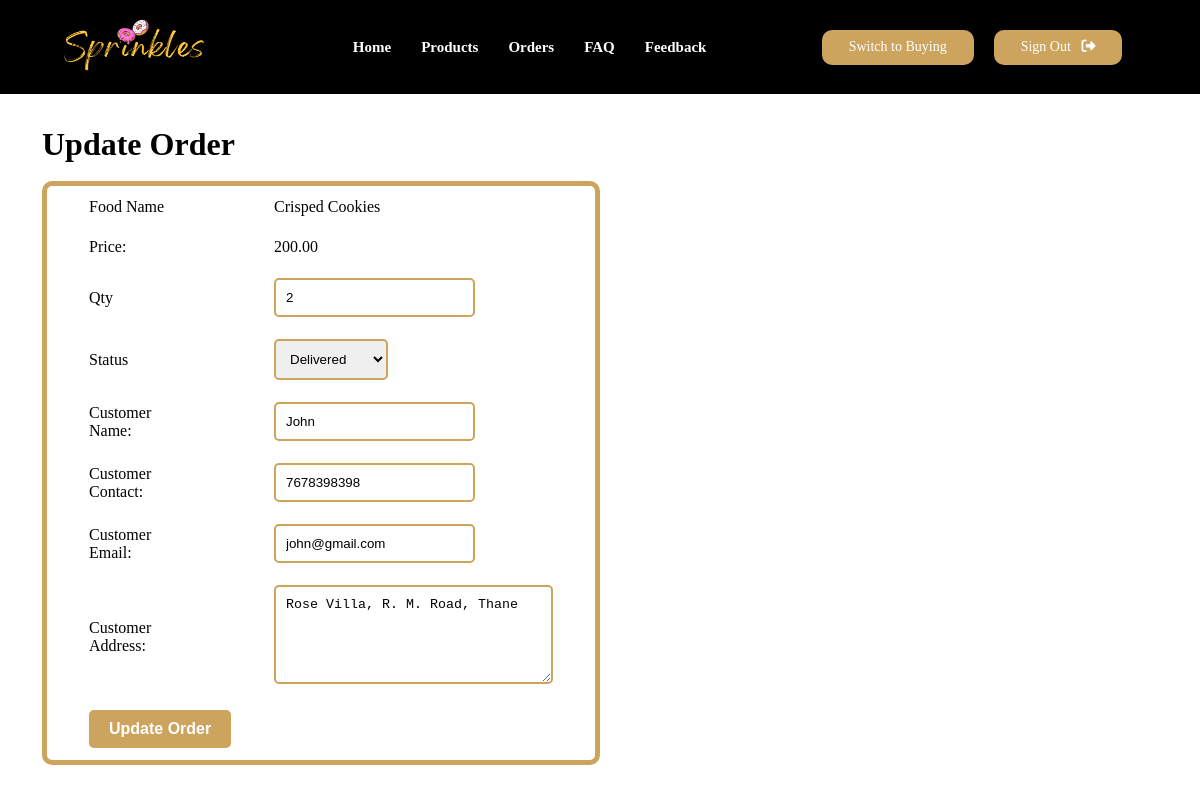
Page /Supplier/update-order.php?id=23 (signed in) on the committed database.
### tables this page shows
CREATE TABLE `tbl_order` (
  `id` int(10) UNSIGNED NOT NULL,
  `food` varchar(150) NOT NULL,
  `price` decimal(10,2) NOT NULL,
  `qty` int(11) NOT NULL,
  `total` decimal(10,2) NOT NULL,
  `order_date` datetime NOT NULL,
  `status` varchar(50) NOT NULL,
  `customer_name` varchar(150) NOT NULL,
  `customer_contact` varchar(150) NOT NULL,
  `customer_email` varchar(50) NOT NULL,
  `customer_address` varchar(255) NOT NULL,
  `supplier_username` varchar(50) DEFAULT NULL,
  `supplier_location` varchar(50) DEFAULT NULL
);

### Supplier/update-order.php (the view, shortened to what this page needs)
<?php include('partials/menuu.php');?>
<div class="main-content">
    <div class="wrapper">
        <h1>Update Order</h1><br>
        <?php
            if(isset($_GET['id']))
            {
                $id = $_GET['id'];
                $sql = "SELECT * FROM tbl_order WHERE id=$id";
                $res = mysqli_query($conn, $sql);
                $count = mysqli_num_rows($res);
                if($count==1)
                {
                    $row = mysqli_fetch_assoc($res);
                    $food = $row['food'];
                    $price = $row['price'];
                    $qty = $row['qty'];
                    $status = $row['status'];
                    $customer_name = $row['customer_name'];
                    $customer_contact = $row['customer_contact'];
                    $customer_email = $row['customer_email'];
                    $customer_address = $row['customer_address'];
                }
                else
                {
                    header('location:'.SITEURL.'admin/manage-order.php');
                }
            }
            else
            {
                header('location:'.SITEURL.'admin/manage-order.php');
            }
        ?>
        <form action="" method="POST">
            <table class="tbl-50">
                <tr>
                    <td>Food Name</td>
                    <td><?php echo $food; ?></td>
                </tr>
                <tr>
                    <td>Price: </td>
                    <td><?php echo $price; ?></td>
                </tr>
                <tr>
                    <td>Qty</td>
                    <td>
                        <input type="number" name="qty" value="<?php echo $qty; ?>">
                    </td>
                </tr>
                <tr>
                    <td>Status</td>
                    <td>
                        <select name="status">
                            <option <?php if($status=="Delivered"){ echo "selected";} ?> value="Delivered">Delivered</option>
                        </select>
                    </td>
                </tr>
                <tr>
                    <td>Customer Name: </td>
                    <td>
                        <input type="text" name="customer_name" value="<?php echo $customer_name; ?>">
                    </td>
                </tr>
                <tr>
                    <td>Customer Contact: </td>
                    <td>
                        <input type="text" name="customer_contact" value="<?php echo $customer_contact; ?>">
                    </td>
                </tr>
                <tr>
                    <td>Customer Email: </td>
                    <td>
                        <input type="text" name="customer_email" value="<?php echo $customer_email; ?>">
                    </td>
                </tr>
                <tr>
                    <td>Customer Address: </td>
                    <td>
                        <textarea name="customer_address" cols="30" rows="5"><?php echo $customer_address; ?></textarea>
                    </td>
                </tr>
                <tr>
                    <td colspan="2">
                        <input type="submit" name="submit" value="Update Order" class="buttondesign">
                    </td>
                </tr>
            </table>
        </form>
    </div>
</div>

### assets/css/admins.css (style rules this page uses)
:root { --heading1: 'Permanent Marker', cursive; --heading2: 'Barlow', sans-serif; --para: 'Roboto', sans-serif; --yellow: #cda45e; --brown: #151515; --black: #000; --white: #fff; --lightwhite: #d1d5db; }
* { padding: 0px; margin: 0px; box-sizing: border-box; }
.buttondesign { padding: 15px 30px; color: var(--white); text-decoration: none; font-size: 16px; font-weight: bold; background: var(--yellow); border-radius: 10px; display: inline-block; border: 2px solid var(--yellow); transition: 0.7s; }
.wrapper { padding: 1%; width: 95%; margin: 0 auto; }
table { border: 5px solid var(--yellow); border-radius: 10px; width: 100%; }
table tr td { text-align: center; padding: 25px 5px; }
table td .buttondesign { border-radius: 5px; padding: 10px 20px; border: 0px; }
.tbl-50 { width: 50%; }
.tbl-50 input[type=text], textarea, input[type=number], select, input[type=file] { padding: 10px; border: 2px solid var(--yellow); border-radius: 5px; }
.tbl-50 tr td { text-align: left; padding: 10px 40px; }
.main-content { padding: 20px 0; }

### rows in the picture
tbl_order: food "Crisped Cookies", price "200.00", qty "2", status "Delivered", customer_name "John", customer_contact "7678398398", customer_email "john@gmail.com", customer_address "Rose Villa, R. M. Road, Thane"
